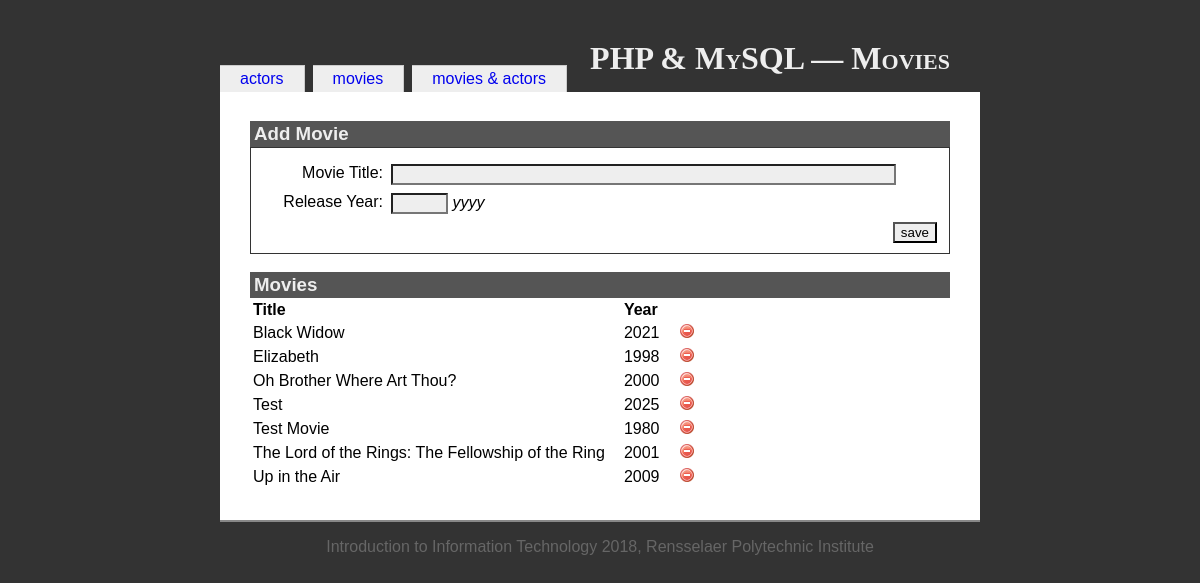
Page /inclassexample/movies.php on the committed database.
### tables this page shows
CREATE TABLE `movies` (
  `movieid` int(10) UNSIGNED NOT NULL,
  `title` varchar(100) NOT NULL,
  `year` char(4) DEFAULT NULL
);

### inclassexample/movies.php (the view, shortened to what this page needs)
<?php
include('includes/init.inc.php');
include('includes/functions.inc.php');
?>
<?php
include('includes/head.inc.php');
?>
<h1>PHP &amp; MySQL — Movies</h1>
<?php include('includes/menubody.inc.php'); ?>
<?php
$dbOk = false;
@$db = new mysqli(
   $GLOBALS['DB_HOST'],
   $GLOBALS['DB_USERNAME'],
   $GLOBALS['DB_PASSWORD'],
   $GLOBALS['DB_NAME']
);
if ($db->connect_error) {
   echo '<div class="messages">Could not connect: ';
   echo $db->connect_errno . ' - ' . $db->connect_error . '</div>';
} else {
   $dbOk = true;
}
$havePost = isset($_POST["save"]);
$errors = '';
?>
<h3>Add Movie</h3>
<form id="addForm" name="addForm" action="movies.php" method="post">
   <fieldset>
      <div class="formData">
         <label class="field" for="title">Movie Title:</label>
         <div class="value">
            <input type="text" size="60"
               value="<?php if ($havePost && $errors != '') echo $title; ?>"
               name="title" id="title"/>
         </div>
         <label class="field" for="year">Release Year:</label>
         <div class="value">
            <input type="text" size="4" maxlength="4"
               value="<?php if ($havePost && $errors != '') echo $year; ?>"
               name="year" id="year"/> <em>yyyy</em>
         </div>
         <input type="submit" value="save" id="save" name="save"/>
      </div>
   </fieldset>
</form>
<h3>Movies</h3>
<table id="movieTable">
<?php
if ($dbOk) {
   $query = "SELECT * FROM movies ORDER BY title";
   $result = $db->query($query);
   $numRecords = $result->num_rows;
   echo '<tr><th>Title</th><th>Year</th><th></th></tr>';
   for ($i = 0; $i < $numRecords; $i++) {
      $record = $result->fetch_assoc();
      $rowClass = ($i % 2 == 0) ? '' : ' class="odd"';
      echo "\n" . '<tr' . $rowClass . ' id="movie-' . $record['movieid'] . '"><td>';
      echo htmlspecialchars($record['title']);
      echo '</td><td>';
      echo htmlspecialchars($record['year']);
      echo '</td><td>';
      echo '<img src="resources/delete.png" class="deleteMovie" width="16" height="16" alt="delete movie"/>';
      echo '</td></tr>';
   }
}
?>
</table>
<?php include('includes/foot.inc.php'); ?>

### inclassexample/resources/iit.css (style rules this page uses)
body { font-family: Georgia, Arial, Helvetica, sans-serif; color: black; background-color: #333; margin: 0; padding: 0; }
h1 { position: relative; top: 20px; text-align: right; margin: 20px 30px 0 0; font-family: Palatino, Times New Roman, Times, serif; font-variant: small-caps; }
fieldset { clear: both; margin: 0; padding-top: 1em; border: 1px solid #333; }
.field { width: 120px; margin: 0 0.5em 0.5em 0; float: left; clear: left; text-align: right; }
.value { margin: 0 0 0.5em 0; }
input { background-color: #eee; color: black; }
#save { float: right; }
h3 { margin: 1em 0 0 0; background-color: #555; color: #eee; padding: 2px 4px; }
table { margin: 0; }
th { text-align: left; padding-right: 1em; }
td { padding-right: 1em; }

### rows in the picture
movies: title "Black Widow", year "2021"
movies: title "Elizabeth", year "1998"
movies: title "Oh Brother Where Art Thou?", year "2000"
movies: title "Test", year "2025"
movies: title "Test Movie", year "1980"
movies: title "The Lord of the Rings: The Fellowship of the Ring", year "2001"
movies: title "Up in the Air", year "2009"

### other values in the picture
$value "actors"
$value "movies"
$value "movies & actors"
